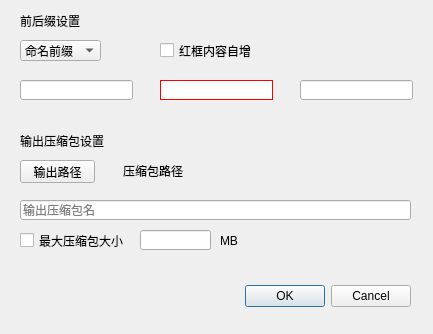
<?xml version="1.0" encoding="UTF-8"?>
<ui version="4.0">
 <class>FixDialog</class>
 <widget class="QDialog" name="FixDialog">
  <property name="geometry">
   <rect>
    <x>0</x>
    <y>0</y>
    <width>433</width>
    <height>334</height>
   </rect>
  </property>
  <property name="windowTitle">
   <string>Dialog</string>
  </property>
  <widget class="QDialogButtonBox" name="buttonBox">
   <property name="geometry">
    <rect>
     <x>70</x>
     <y>280</y>
     <width>341</width>
     <height>32</height>
    </rect>
   </property>
   <property name="orientation">
    <enum>Qt::Horizontal</enum>
   </property>
   <property name="standardButtons">
    <set>QDialogButtonBox::Cancel|QDialogButtonBox::Ok</set>
   </property>
  </widget>
  <widget class="QComboBox" name="comboBox">
   <property name="geometry">
    <rect>
     <x>20</x>
     <y>40</y>
     <width>81</width>
     <height>21</height>
    </rect>
   </property>
   <item>
    <property name="text">
     <string>命名前缀</string>
    </property>
   </item>
   <item>
    <property name="text">
     <string>命名后缀</string>
    </property>
   </item>
  </widget>
  <widget class="QLineEdit" name="lineEdit">
   <property name="geometry">
    <rect>
     <x>20</x>
     <y>80</y>
     <width>113</width>
     <height>20</height>
    </rect>
   </property>
  </widget>
  <widget class="QLineEdit" name="lineEdit_2">
   <property name="geometry">
    <rect>
     <x>160</x>
     <y>80</y>
     <width>113</width>
     <height>20</height>
    </rect>
   </property>
   <property name="styleSheet">
    <string notr="true">border: 1px solid red;</string>
   </property>
  </widget>
  <widget class="QLineEdit" name="lineEdit_3">
   <property name="geometry">
    <rect>
     <x>300</x>
     <y>80</y>
     <width>113</width>
     <height>20</height>
    </rect>
   </property>
  </widget>
  <widget class="QCheckBox" name="checkBox">
   <property name="geometry">
    <rect>
     <x>160</x>
     <y>40</y>
     <width>91</width>
     <height>21</height>
    </rect>
   </property>
   <property name="text">
    <string>红框内容自增</string>
   </property>
  </widget>
  <widget class="QLabel" name="label">
   <property name="geometry">
    <rect>
     <x>20</x>
     <y>130</y>
     <width>111</width>
     <height>21</height>
    </rect>
   </property>
   <property name="text">
    <string>输出压缩包设置</string>
   </property>
  </widget>
  <widget class="QLabel" name="label_2">
   <property name="geometry">
    <rect>
     <x>20</x>
     <y>10</y>
     <width>71</width>
     <height>21</height>
    </rect>
   </property>
   <property name="text">
    <string>前后缀设置</string>
   </property>
  </widget>
  <widget class="QPushButton" name="pushButton">
   <property name="geometry">
    <rect>
     <x>20</x>
     <y>160</y>
     <width>75</width>
     <height>23</height>
    </rect>
   </property>
   <property name="text">
    <string>输出路径</string>
   </property>
  </widget>
  <widget class="QLabel" name="label_3">
   <property name="geometry">
    <rect>
     <x>123</x>
     <y>160</y>
     <width>291</width>
     <height>21</height>
    </rect>
   </property>
   <property name="text">
    <string>压缩包路径</string>
   </property>
  </widget>
  <widget class="QLineEdit" name="lineEdit_4">
   <property name="geometry">
    <rect>
     <x>20</x>
     <y>200</y>
     <width>391</width>
     <height>20</height>
    </rect>
   </property>
   <property name="placeholderText">
    <string>输出压缩包名</string>
   </property>
  </widget>
  <widget class="QCheckBox" name="checkBox_2">
   <property name="geometry">
    <rect>
     <x>20</x>
     <y>230</y>
     <width>131</width>
     <height>21</height>
    </rect>
   </property>
   <property name="text">
    <string>最大压缩包大小</string>
   </property>
  </widget>
  <widget class="QLineEdit" name="lineEdit_5">
   <property name="geometry">
    <rect>
     <x>140</x>
     <y>230</y>
     <width>71</width>
     <height>20</height>
    </rect>
   </property>
  </widget>
  <widget class="QLabel" name="label_4">
   <property name="geometry">
    <rect>
     <x>220</x>
     <y>230</y>
     <width>54</width>
     <height>21</height>
    </rect>
   </property>
   <property name="text">
    <string>MB</string>
   </property>
  </widget>
 </widget>
 <resources/>
 <connections>
  <connection>
   <sender>buttonBox</sender>
   <signal>accepted()</signal>
   <receiver>FixDialog</receiver>
   <slot>accept()</slot>
   <hints>
    <hint type="sourcelabel">
     <x>248</x>
     <y>254</y>
    </hint>
    <hint type="destinationlabel">
     <x>157</x>
     <y>274</y>
    </hint>
   </hints>
  </connection>
  <connection>
   <sender>buttonBox</sender>
   <signal>rejected()</signal>
   <receiver>FixDialog</receiver>
   <slot>reject()</slot>
   <hints>
    <hint type="sourcelabel">
     <x>316</x>
     <y>260</y>
    </hint>
    <hint type="destinationlabel">
     <x>286</x>
     <y>274</y>
    </hint>
   </hints>
  </connection>
 </connections>
</ui>
